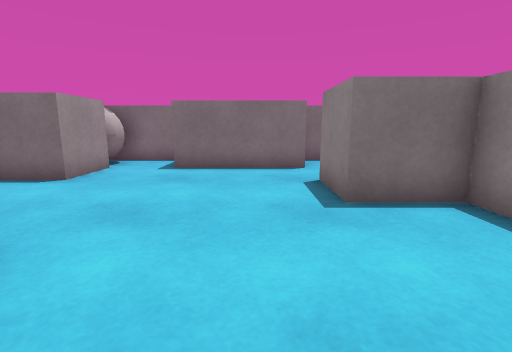
[1] (above)

16 first-person views from a walk through a scene from a Unity 3-D project. The camera is 0.62 m above the floor, tilts 10° down and sees 85° across. The floor is counted in squares, 0.5 m on a side. Each view is taken from the middle of a square. On the plan, view 1 faces up. The plan holds only what a view shows up to about 13 squares ahead; the rest is blank. The place goes on beyond the plan. Surface patterns are stand-ins for the level's own textures.

[2]
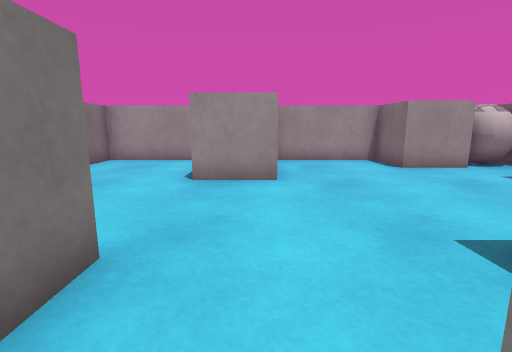

[3]
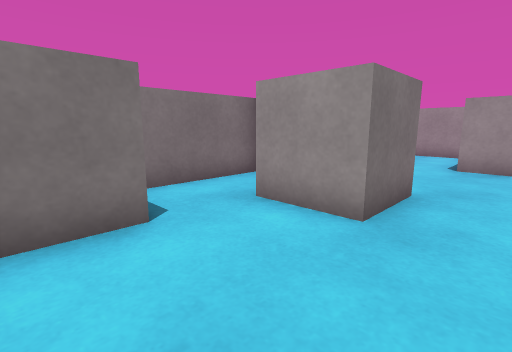

[4]
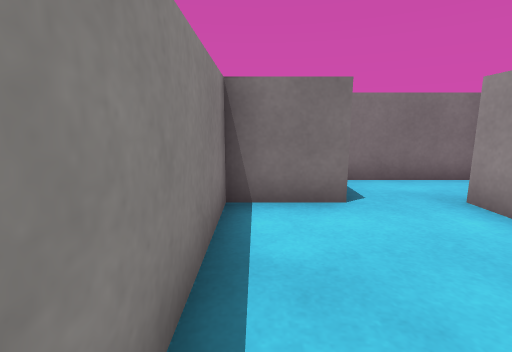

[5]
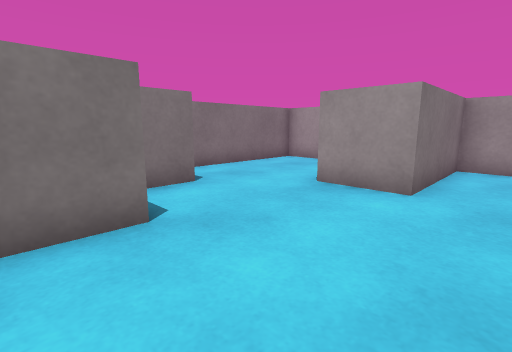

[6]
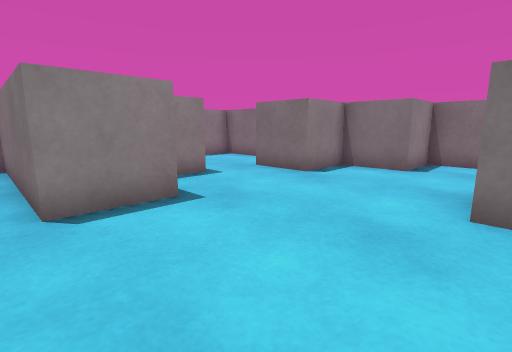

[7]
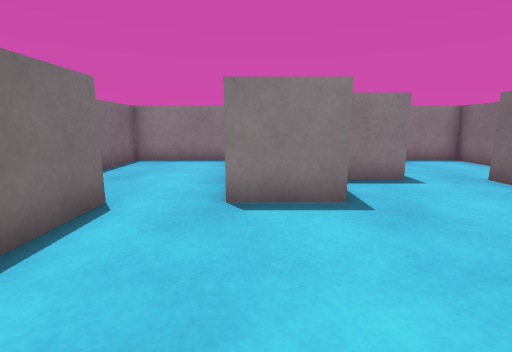

[8]
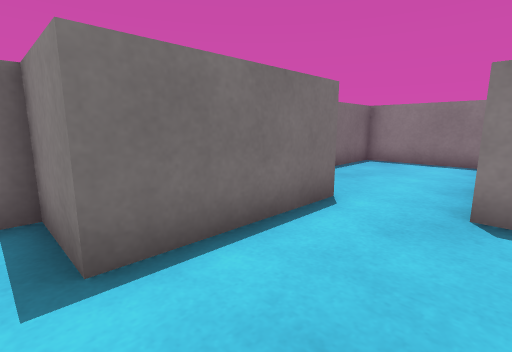

[9]
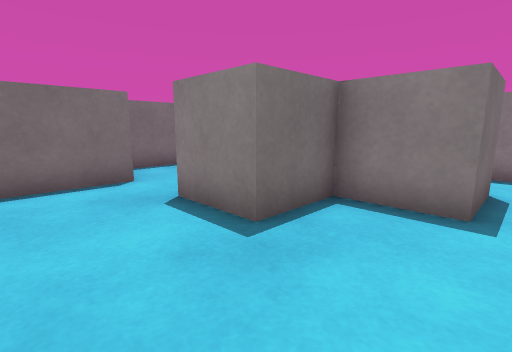

[10]
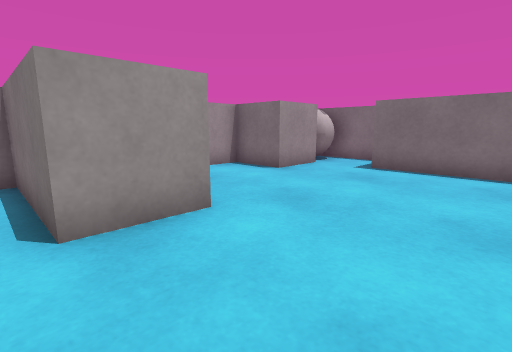

[11]
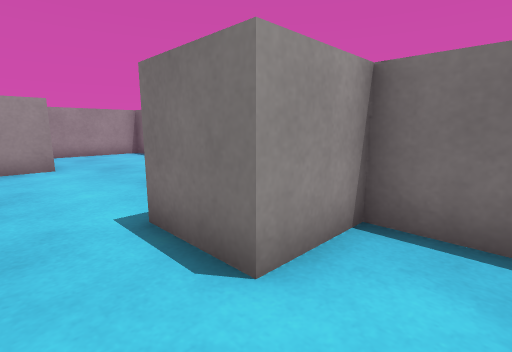

[12]
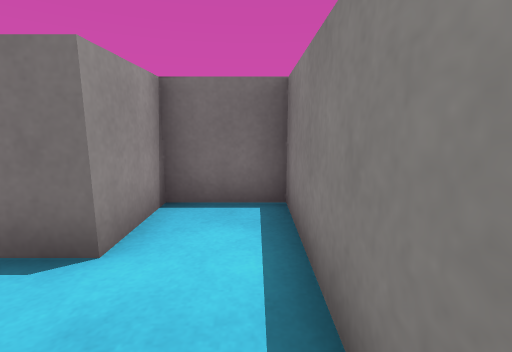

[13]
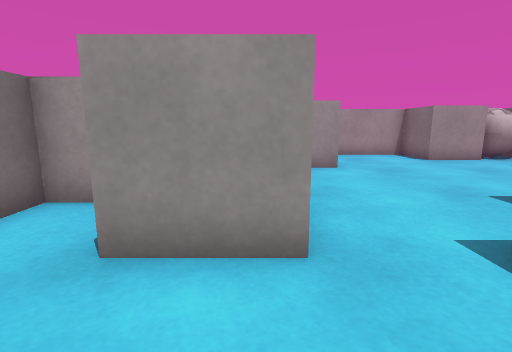

[14]
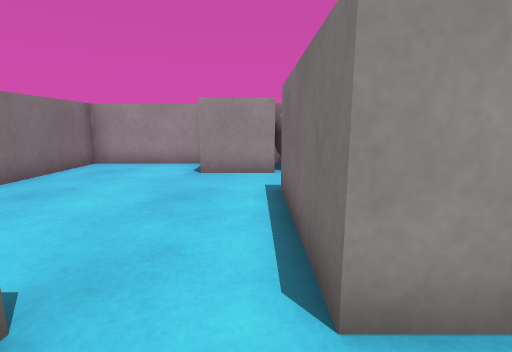

[15]
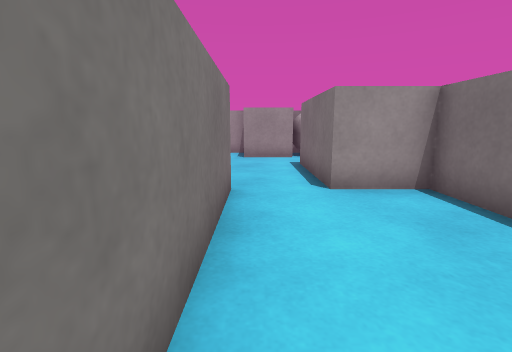

[16]
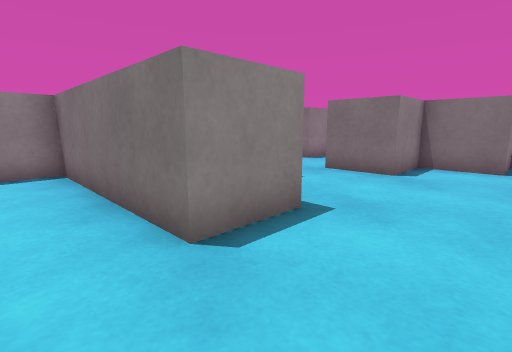

### Floor plan
Ten units are one square. View 1 is at (0, 0); x grows to the right and y downward. Boxes are objects, and circles mark ways between rooms. Rooms are numbered by the first view taken in them; rooms with no view inside come last. Other rooms are left out.
<svg viewBox="-70 -110 150 150">
<path fill="none" stroke="#000" d="M35 -25 35 -45 15 -45 15 -65M-45 -85 -45 -65 -65 -65 -65 -25 -25 -25 -25 -5 -65 -5 -65 35 -5 35 -5 15 15 15 15 -5 25 -5M5 -85 -25 -85 -25 -105 -58 -105M25 -5 35 -5 35 15M55 29 55 15 75 15 75 -45 55 -45 55 -25 35 -25M15 26 15 35 49 35M15 -65 75 -65 75 -105 15 -105 15 -85 5 -85"/>
<rect x="-65" y="-105" width="20" height="20" fill="#bbb"><title>ball</title></rect>
<circle cx="35" cy="-15" r="3" fill="#2a7"/>
<circle cx="15" cy="-75" r="3" fill="#2a7"/>
<text x="-20" y="-30">1</text>
<text x="50" y="0">2</text>
<text x="40" y="-80">3</text>
</svg>
Room 1 opens to room 2. Room 1 opens to room 3.

Where each view was taken, in squares from view 1:
view 1: 0 up, 0 right, facing up
view 2: 2 up, 4 right, facing left
view 3: 2 up, 7 right, facing down-left
view 4: 3 up, 7 right, facing down
view 5: 4 up, 3 right, facing down-left
view 6: 7 up, 3 left, facing down-right
view 7: 6 up, 3 left, facing right
view 8: 6 up, 3 left, facing up-right
view 9: 2 up, 1 left, facing up-right
view 10: 0 up, 1 right, facing up-left
view 11: 1 up, 7 right, facing up-left
view 12: 0 up, 7 right, facing up
view 13: 0 up, 6 right, facing left
view 14: 8 up, 3 right, facing left
view 15: 7 up, 7 right, facing left
view 16: 8 up, 1 left, facing down-right
